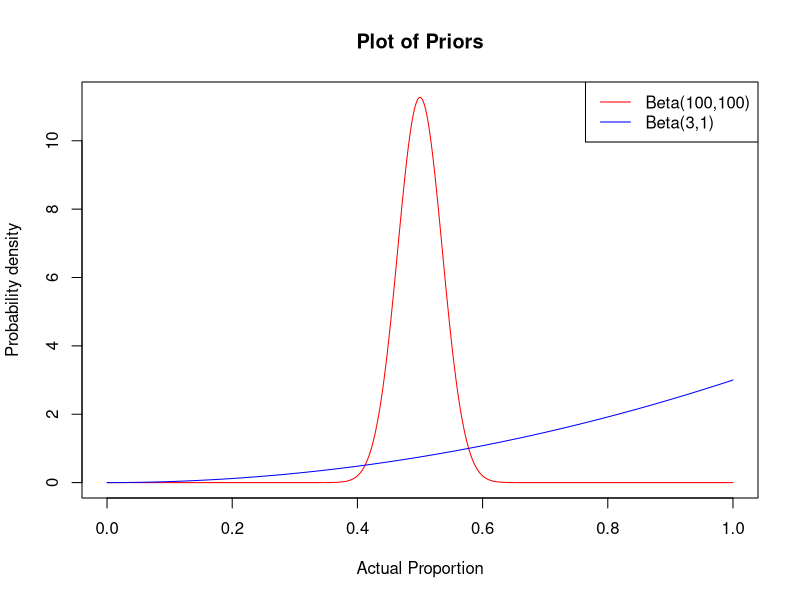
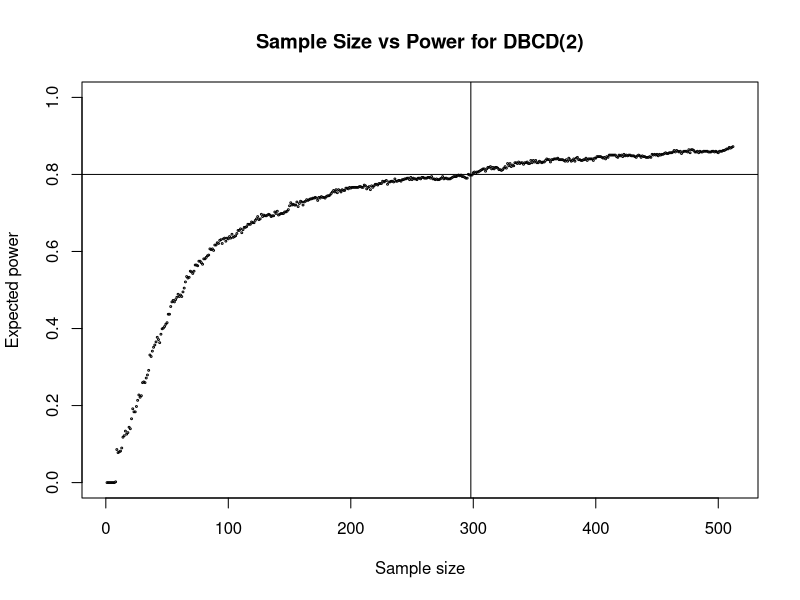

These figures' R source, in order: (Note: a time limit stopped this script after it produced the figures.)
## ---- chunk 1

balanced <- function( i, j, k, l, chooser_params ) {

    n <- i + j + k + l

    if (n%%2) {
        action <- sample(c(1,2), size=1)
    }
    else {
        if (i + j < k + l) {
            action <- 1
        } else {
            action <- 2
        }
    }

    return(action)
}


thomper <- function( i, j, k, l, chooser_params ) {

    sample.c <- rbeta(1, i + prior.i, j + prior.j)
    sample.n <- rbeta(1, k + prior.k, l + prior.l)

    if (sample.c > sample.n) {
        return(1)
    } else {
       return(2)
    }
}


foo <- function(i,j,k,l) {
    # https://gwern.net/doc/statistics/decision/1933-thompson.pdf
    numer <- 0

    for (a in 0:(i)) {
        numer <- numer + (choose(i + k - a, k) * choose(j + l + 1 + a, l))
    }
    denom <- choose(i + j + k + l + 2, k + l + 1)
    sum <- numer / denom

    return(sum)
}


tw_foo <- function( i, j, k, l, chooser_params ) {

    c <- chooser_params

    prob <- tryCatch(
        {
            min(foo(i + prior.i, j + prior.j, k + prior.k, l + prior.l),1)
        },
        error=function(cond) {
            expected.c <- (i + prior.i)/(i + prior.i + j + prior.j)
            expected.n <- (k + prior.k)/(k + prior.k + l + prior.l)

            if (expected.c > expected.n) {
                1
            } else {
                0
            }
        }
    )

    if (is.na(prob)) {
        sample.c <- rbeta(1, i + prior.i, j + prior.j)
        sample.n <- rbeta(1, k + prior.k, l + prior.l)

        if (sample.c > sample.n) {
            prob <- 1
        } else {
            prob <- 0
        }
    }

    quant <- (prob**c)/(prob**c + (1-prob)**c)

    #print(paste("c:",c,"prob:",prob,"quant:",quant,"i:", i, "j:",j ,"k:", k,"l:", l))
    if (is.na(quant)) {
        print(paste(i,j,k,l))
    }

    action <- sample(c(1,2), 1, prob = c(quant,1-quant))

    return(action)
}

DTL <- function(i,j,k,l,chooser_params) {
    numb_of_immigrants <- chooser_params
    
    done = FALSE
    while(1-done) {
        urn <- c( 5, 2 + numb_of_immigrants - j, 2 + numb_of_immigrants - l )
        #print(urn)
        ball <- sample(c(0,1,2), 1, prob = c(urn/sum(urn)))
        if (ball==0) {
            numb_of_immigrants <- numb_of_immigrants + 1
        } else {
            done <- TRUE
        }
    }
    return(c(ball,numb_of_immigrants))
}


g <- function(alpha, x, y) {
    if (x==1) {return(0)}
    if (x==0) {return(1)}
    else {
        numer <- y * (y/x)**alpha
        denom <- y * (y/x)**alpha + (1 - y) * ((1 - y)/(1 - x))**alpha
        return(numer/denom)
    }
}


DBCD <- function(i,j,k,l,chooser_params) {

  alpha <- chooser_params

  n <- i + j + k + l
  if (n<4) {
    if (n%%2 == 1) {
      return(1)
    } else {
      return(2)
    }
  } else {

    p_hat_m_1 <- (i+0.5)/(i+j+1)
    p_hat_m_2 <- (k+0.5)/(k+l+1)

    q_hat_m_1 <- 1 - p_hat_m_1
    q_hat_m_2 <- 1 - p_hat_m_2

    p_hat_m <- q_hat_m_2 / ( q_hat_m_2 + q_hat_m_1 )

    prob <- g( alpha , (i+j)/n , p_hat_m )

    #print(prob)

    action <- sample(c(1,2),1,prob=c(prob,1-prob))
    return(action)
  }
}


ebm <- function( i, j, k, l, chooser_params ) {

  trial_size <- chooser_params
  patient <- i+j+k+l

  if (patient < trial_size) {
    if (patient%%2) {
      return(sample(c(1,2), size=1))
    }
    else {
      if (i + j < k + l) {
        return(1)
      } else {
        return(2)
      }
    }
  } else {
    expected.c <- (prior.i + i)/(prior.i + i + prior.j + j)
    expected.n <- (prior.k + k)/(prior.k + k + prior.l + l)

    if (expected.c > expected.n) {
        return(1)
    } else {
        return(2)
    }
  }
}



## ---- chunk 2

one_run <- function(n, chooser, chooser_params, alpha) {

  i <- 0
  j <- 0
  k <- 0
  l <- 0

  # set the true probability of success
  p.c <- rbeta( 1, prior.i, prior.j )
  p.n <- rbeta( 1, prior.k, prior.l )

  correctly_reject_nulls <- c()
  is_successes <- c()

  for (m in 1:n) {

    # use the chooser function to pick an action
    # in this case, it should return 1 or 2
    action <- chooser( i, j, k, l, chooser_params )
    if (length(action)!=1) {
        chooser_params <- action[2]
        action <- action[1]
    }

    if (action == 1) {

      # decide whether or not the treatment is a success
      sample <- rbinom(1, 1, p.c)

      if (sample == 1) {
        # success!
        i <- i + 1
      } else if (sample == 0) {
        # failure
        j <- j + 1
      }
    } else {
        
      # decide whether or not the treatment is a success
      sample <- rbinom(1, 1, p.n)

      if (sample == 1) {
        # success!
        k <- k + 1
      } else if (sample == 0) {
        # failure
        l <- l + 1
      }
    }

    xtab <- as.table(rbind(c(i, j), c(k, l)))
    dimnames(xtab) <- list(
      group = c("grp1", "grp2"),
      success = c("yes", "no")
    )

    null_rejected <- tryCatch(
      {
        test <- prop.test(xtab)
        test["p.value"] < alpha
      },
      error=function(cond) {
        FALSE
      }
    )
    if (is.na(null_rejected)) {
      null_rejected <- FALSE
    }
    # power is based on _correctly_ rejecting the null
    # we must ignore rejections where the sign is wrong
    p.c_hat <- i/(i+j)
    p.n_hat <- k/(k+l)
    incorrect_direction <- (p.c_hat > p.n_hat) != (p.c > p.n)
    correctly_reject_null <- null_rejected
    if (null_rejected & incorrect_direction) {
      correctly_reject_null <- FALSE
    }

    correctly_reject_nulls <- append(correctly_reject_nulls, correctly_reject_null)
    is_successes <- append(is_successes, sample)
  }

  return(rbind(correctly_reject_nulls,is_successes))
}


simulator <- function(numb_of_sims, numb_of_patients, runner, chooser, chooser_params, alpha) {

  runs <- array(0, dim=c(2,numb_of_patients))

  for (iter in 1:(numb_of_sims)) {

    run_results <- runner(numb_of_patients, chooser, chooser_params, alpha)
    runs <- runs + (run_results - runs)/(iter+1)
  }

  return(runs)
}

## ---- chunk 3

# setup parameters
numb_of_sims <- 500
numb_of_patients <- 2**9

prior.i <- 100
prior.j <- 100
prior.k <- 3
prior.l <- 1

power_threshold <- 0.8
alpha <- 0.05

# plot beta distributions
x1 <- seq(0, 1, length=1000)
y1 <- dbeta(x1, prior.i, prior.j)
plot(x1, y1, type="l", col="red", main="Plot of Priors", ylab="Probability density", xlab="Actual Proportion")

x2 <- seq(0, 1, length=1000)
y2 <- dbeta(x1, prior.k, prior.l)
lines(x2, y2, col="blue")
legend(x="topright", legend=c(paste0("Beta(",prior.i,",",prior.j,")"), paste0("Beta(",prior.k,",",prior.l,")")), lty=1, col=c("red", "blue"))

## ---- chunk 4

chooser = "DBCD"
chooser_params = 2

# simulate the clinical trials
sim_output <- simulator(numb_of_sims, numb_of_patients, one_run, get(chooser), chooser_params, alpha)

## ---- chunk 5

# plot the expected power for each sample size

png("sample size vs power for DBCD(2); B(100,100) & B(1,3).png", units = "in", width = 5, height = 4, res = 300)

x <- 1:numb_of_patients
y <- sim_output[1,]

plot(x,y, ylim=c(0,1), cex=0.25, ylab="Expected power",xlab="Sample size",main="Sample Size vs Power for DBCD(2)")

# find the sample size that give the power_threshold set earlier
abline(h=power_threshold)
optimal_sample_size <- sum(y < power_threshold); optimal_sample_size
abline(v=optimal_sample_size)

dev.off()

## ---- chunk 6

add_to_csv <- function(numb_of_sims, numb_of_patients, runner, chooser, chooser_params, alpha) {
  
  sim_output <- simulator(numb_of_sims, numb_of_patients, runner, get(chooser), chooser_params, alpha)

  orders_of_magitude <- floor(log(numb_of_patients,2))

  for (i in 1:orders_of_magitude) {
    sample_size <- 2**i
    df <- data.frame(
      "timestamp" = Sys.Date(),
      "number of sims" = numb_of_sims,
      "sample size" = sample_size,
      "chooser" = chooser,
      "chooser_params" = chooser_params,
      "prior.i" = prior.i,
      "prior.j" = prior.j,
      "prior.k" = prior.k,
      "prior.l" = prior.l,
      "power" = sim_output[1,][sample_size],
      "ENS" = mean(sim_output[2,1:sample_size])
    )
    write.table(df, "output.csv", append=TRUE, sep=",", col.names = FALSE, row.names = FALSE)
  }
}

## ---- chunk 7

priors <- rbind(
  c(1,1),
  c(100,100),
  c(100,1),
  c(1,100),
  c(3,1),
  c(420,300),
  c(500,600),
  c(1000,10),
  c(1010,10),
  c(10,1000),
  c(10,1010)
)

choosers <- rbind(
  c("balanced","NA"),
  c("thomper","NA"),
  c("DTL",0),
  c("DTL",2),
  c("DTL",6),
  c("DBCD",0),
  c("DBCD",2),
  c("DBCD",4),
  c("tw_foo",0.5)
)

for (x in 1:dim(priors)[1]) {
  for (y in 1:dim(priors)[1]) {
    prior.i <- priors[x,1]
    prior.j <- priors[x,2]
    prior.k <- priors[y,1]
    prior.l <- priors[y,2]
    print(paste(prior.i,prior.j,prior.k,prior.l))

    for (z in 1:dim(choosers)[1]) {
      print(paste(choosers[z,][1], choosers[z,][2]))
      add_to_csv(100, 2**9, one_run, choosers[z,][1], as.numeric(choosers[z,][2]), alpha)
    }
  }
}
